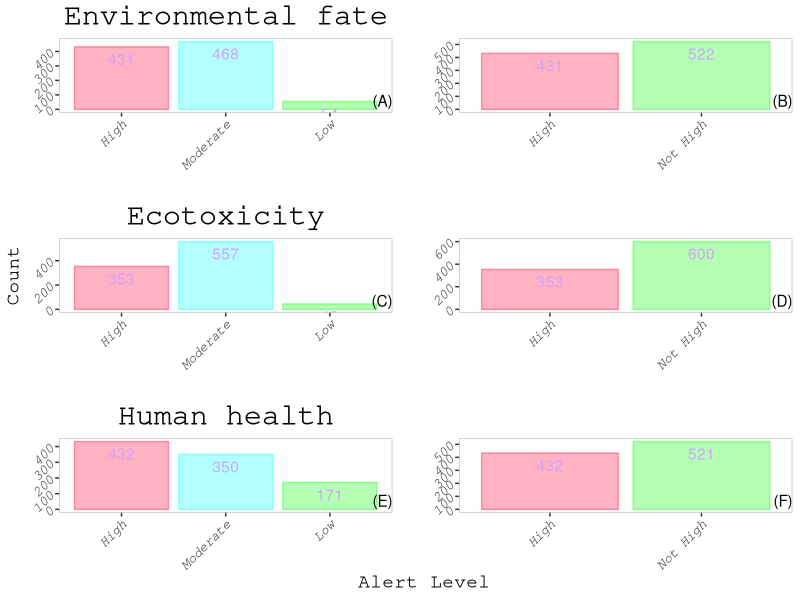

Reproduce this figure in R. (Note: this script raises an error after producing the figure.)
library(ggplot2)
library(gridExtra)
library(cowplot)
setwd("D:/R_work/master-s-thesis-project")
data <- read.csv("QSAR/table/data2_MDs.csv", header = T, row.names = 1, check.names = F, sep = ",")
data <- replace(data, data == "Moderate" | data == "Low", "Not High")

data$`Environmental fate`=as.factor(data$`Environmental fate`)
data$Ecotoxicity=as.factor(data$Ecotoxicity)
data$`Human health`=as.factor(data$`Human health`)


#随后绘制直方图
color1<-c("High"="#FF869D", "Not High"="#86FF86")
color2<-c("High"="#FFB3C2", "Not High"="#B3FFB3")

#environmental fate
EFM<-ggplot(data, aes(x = `Environmental fate`,
                 fill = `Environmental fate`, 
                 color=`Environmental fate`)) +
  geom_bar(stat="count") +
  geom_text(stat="count", aes(label= after_stat(count)),vjust = 1.5,color="#D2A0FF") +#显示频数
  labs(x = "", y = "") +
  xlim("High","Not High")+
  ggtitle("")+
  scale_fill_manual(values = color2)+
  scale_color_manual(values = color1)+
  guides(color="none", fill="none")+
  annotate("text",x=Inf, y=-Inf, label="(B)",hjust=1,vjust=-0.5)+
  theme(text = element_text(family = "mono", size=14),
        plot.title = element_text(size = 22,hjust = 0.5),#title 大小,居中
        axis.title.x = element_text(size = 14),#x轴标题
        axis.title.y = element_text(size = 14),
        axis.text.x = element_text(face = "italic", angle = 45, hjust = 1,size = 10),#横坐标
        axis.text.y = element_text(face = "italic", angle = 45, hjust = 1,size = 10),
        legend.text = element_text(size = 10,hjust = 0.5),#legend字体大小,居中
        legend.title = element_text(size = 12), #设置legend标签字体大小
        panel.background = element_blank(), 
        panel.grid.major = element_blank(), 
        panel.grid.minor = element_blank(),
        panel.border = element_rect(color = "grey", fill = NA))#保留边框





#Ecotocixity
ECM<-ggplot(data, aes(x = Ecotoxicity,
                 fill = Ecotoxicity, 
                 color=Ecotoxicity)) +
  geom_bar( stat="count") +
  geom_text(stat="count", aes(label= after_stat(count)),vjust = 1.5,color="#D2A0FF") +#显示频数
  labs(x = "", y = "") +
  xlim("High","Not High")+
  ggtitle("")+
  scale_fill_manual(values = color2)+
  scale_color_manual(values = color1)+
  guides(color="none", fill="none")+
  annotate("text",x=Inf, y=-Inf, label="(D)",hjust=1,vjust=-0.5)+
  theme(text = element_text(family = "mono", size=14),
        plot.title = element_text(size = 22,hjust = 0.5),#title 大小,居中
        axis.title.x = element_text(size = 14),#x轴标题
        axis.title.y = element_text(size = 14),
        axis.text.x = element_text(face = "italic", angle = 45, hjust = 1,size = 10),#横坐标
        axis.text.y = element_text(face = "italic", angle = 45, hjust = 1,size = 10),
        legend.text = element_text(size = 10,hjust = 0.5),#legend字体大小,居中
        legend.title = element_text(size = 12), #设置legend标签字体大小
        panel.background = element_blank(), 
        panel.grid.major = element_blank(), 
        panel.grid.minor = element_blank(),
        panel.border = element_rect(color = "grey", fill = NA))#保留边框





#human health
HHM<-ggplot(data, aes(x = `Human health`,
                 fill = `Human health`, 
                 color= `Human health`)) +
  geom_bar( stat="count") +
  geom_text(stat="count", aes(label= after_stat(count)),vjust = 1.5,color="#D2A0FF") +#显示频数
  labs(x = "Alert Level", y = "") +
  xlim("High","Not High")+
  ggtitle("")+
  scale_fill_manual(values = color2)+
  scale_color_manual(values = color1)+
  annotate("text",x=Inf, y=-Inf, label="(F)",hjust=1,vjust=-0.5)+
  guides(color="none", fill="none")+
  theme(text = element_text(family = "mono", size=14),
        plot.title = element_text(size = 22,hjust = 0.5),#title 大小,居中
        axis.title.x = element_text(size = 14, hjust = -0.5),#x轴标题
        axis.title.y = element_text(size = 14),
        axis.text.x = element_text(face = "italic", angle = 45, hjust = 1,size = 10),#横坐标
        axis.text.y = element_text(face = "italic", angle = 45, hjust = 1,size = 10),
        legend.text = element_text(size = 10,hjust = 0.5),#legend字体大小,居中
        legend.title = element_text(size = 12), #设置legend标签字体大小
        panel.background = element_blank(), 
        panel.grid.major = element_blank(), 
        panel.grid.minor = element_blank(),
        panel.border = element_rect(color = "grey", fill = NA))#保留边框


data <- read.csv("QSAR/table/data2_MDs.csv", header = T, row.names = 1, check.names = F, sep = ",")
str(data)
data$`Environmental fate`=as.factor(data$`Environmental fate`)
data$Ecotoxicity=as.factor(data$Ecotoxicity)
data$`Human health`=as.factor(data$`Human health`)

color1<-c("High"="#FF869D", 'Moderate'="#86FFFF", "Low"="#86FF86")
color2<-c("High"="#FFB3C2", 'Moderate'="#B3FFFF", "Low"="#B3FFB3")

#environment fate
EF<-ggplot(data, aes(x = `Environmental fate`,
                 fill = `Environmental fate`, 
                 color=`Environmental fate`)) +
  geom_bar(stat="count") +
  geom_text(stat="count", aes(label= after_stat(count)),vjust = 1.5,color="#D2A0FF") +#显示频数
  labs(x = "", y = "") +
  xlim("High","Moderate","Low")+
  ggtitle("Environmental fate")+
  scale_fill_manual(values = color2)+
  scale_color_manual(values = color1)+
  guides(color="none", fill="none")+
  annotate("text",x=Inf, y=-Inf, label="(A)",hjust=1,vjust=-0.5)+
  theme(text = element_text(family = "mono", size=14),
        plot.title = element_text(size = 22,hjust = 0.5),#title 大小,居中
        axis.title.x = element_text(size = 14),#x轴标题
        axis.title.y = element_text(size = 14),
        axis.text.x = element_text(face = "italic", angle = 45, hjust = 1,size = 10),#横坐标
        axis.text.y = element_text(face = "italic", angle = 45, hjust = 1,size = 10),
        legend.text = element_text(size = 10,hjust = 0.5),#legend字体大小,居中
        legend.title = element_text(size = 12), #设置legend标签字体大小
        panel.background = element_blank(), 
        panel.grid.major = element_blank(), 
        panel.grid.minor = element_blank(),
        panel.border = element_rect(color = "grey", fill = NA))#保留边框





#Ecotocixity
EC<-ggplot(data, aes(x = Ecotoxicity,
                 fill = Ecotoxicity, 
                 color=Ecotoxicity)) +
  geom_bar( stat="count") +
  geom_text(stat="count", aes(label= after_stat(count)),vjust = 1.5,color="#D2A0FF") +#显示频数
  labs(x = "", y = "Count") +
  xlim("High","Moderate","Low")+
  ggtitle("Ecotoxicity")+
  scale_fill_manual(values = color2)+
  scale_color_manual(values = color1)+
  guides(color="none", fill="none")+
  annotate("text",x=Inf, y=-Inf, label="(C)",hjust=1,vjust=-0.5)+
  theme(text = element_text(family = "mono", size=14),
        plot.title = element_text(size = 22,hjust = 0.5),#title 大小,居中
        axis.title.x = element_text(size = 14),#x轴标题
        axis.title.y = element_text(size = 14),
        axis.text.x = element_text(face = "italic", angle = 45, hjust = 1,size = 10),#横坐标
        axis.text.y = element_text(face = "italic", angle = 45, hjust = 1,size = 10),
        legend.text = element_text(size = 10,hjust = 0.5),#legend字体大小,居中
        legend.title = element_text(size = 12), #设置legend标签字体大小
        panel.background = element_blank(), 
        panel.grid.major = element_blank(), 
        panel.grid.minor = element_blank(),
        panel.border = element_rect(color = "grey", fill = NA))#保留边框


#human health
HH<-ggplot(data, aes(x = `Human health`,
                 fill = `Human health`, 
                 color= `Human health`)) +
  geom_bar( stat="count") +
  geom_text(stat="count", aes(label= after_stat(count)),vjust = 1.5,color="#D2A0FF") +#显示频数
  labs(x = "", y = "") +
  xlim("High","Moderate","Low")+
  ggtitle("Human health")+
  scale_fill_manual(values = color2)+
  scale_color_manual(values = color1)+
  guides(color="none", fill="none")+
  annotate("text",x=Inf, y=-Inf, label="(E)",hjust=1,vjust=-0.5)+
  theme(text = element_text(family = "mono", size=14),
        plot.title = element_text(size = 22,hjust = 0.5),#title 大小,居中
        axis.title.x = element_text(size = 14),#x轴标题
        axis.title.y = element_text(size = 14),
        axis.text.x = element_text(face = "italic", angle = 45, hjust = 1,size = 10),#横坐标
        axis.text.y = element_text(face = "italic", angle = 45, hjust = 1,size = 10),
        legend.text = element_text(size = 10,hjust = 0.5),#legend字体大小,居中
        legend.title = element_text(size = 12), #设置legend标签字体大小
        panel.background = element_blank(), 
        panel.grid.major = element_blank(), 
        panel.grid.minor = element_blank(),
        panel.border = element_rect(color = "grey", fill = NA))#保留边框


com<-grid.arrange(EF,EFM,EC,ECM,HH,HHM,nrow=3)
save_plot("QSAR/final/pic/review.png",com,base_width=20,base_height = 30,dpi = 300,units = "cm",bg="white")


